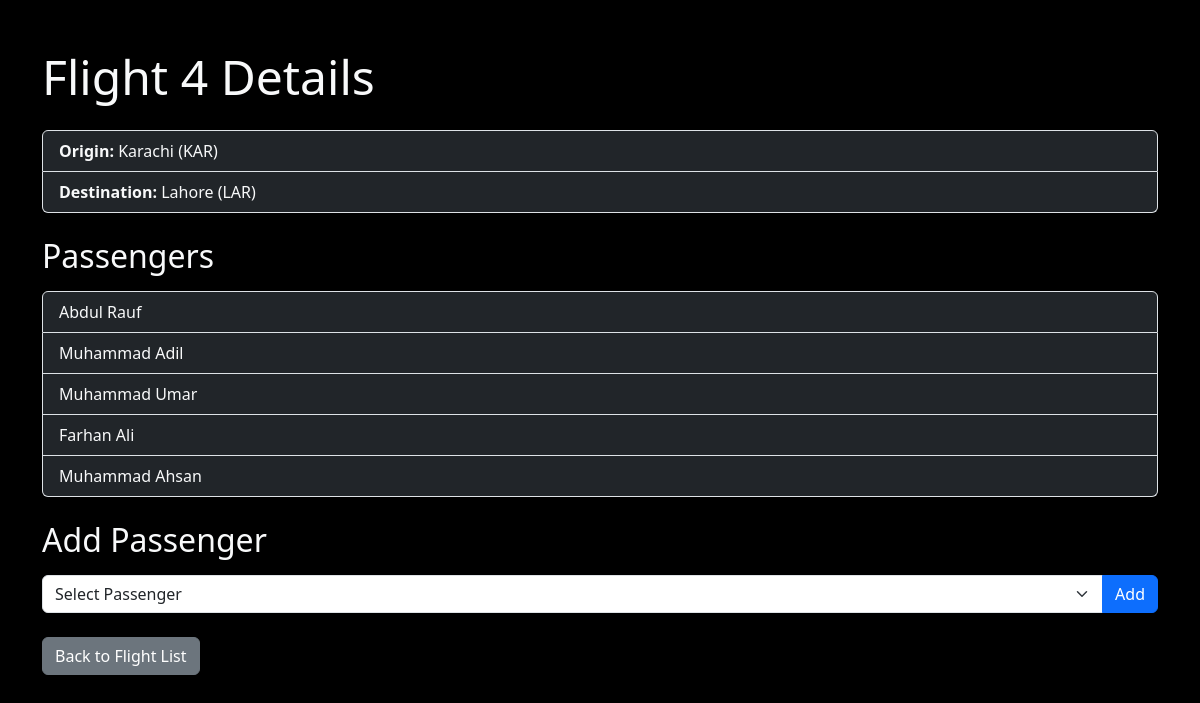
/flights/4, run on the app's committed database.
### flights/models.py (models this page shows, shortened)
class Flight(models.Model):
    origin = models.ForeignKey(Airport, on_delete=models.CASCADE, related_name="departures")
    destination = models.ForeignKey(Airport, on_delete=models.CASCADE, related_name="arrivals")
    duration = models.IntegerField()

class Airport(models.Model):
    code = models.CharField(max_length=3)
    city = models.CharField(max_length=64)
    def __str__(self):
        return f"{self.city} ({self.code})"

class Passenger(models.Model):
    first = models.CharField(max_length=64)
    last = models.CharField(max_length=64)
    flights = models.ManyToManyField(Flight , blank=True, related_name="passengers")
    def __str__(self):
        return f'{self.first} {self.last}'

### flights/views.py (the view)
# urls.py: path("<int:flight_id>", views.flight, name="flight"),
def flight(request , flight_id):
    flight = Flight.objects.get(pk=flight_id)
    return render(request, "flights/flight.html",{
        "flight":flight,
        "passengers": flight.passengers.all(),
        "non_passengers":Passenger.objects.exclude(flights=flight).all()
    })

### flights/templates/flights/flight.html (shortened to what this page needs)
{% extends "flights/layout.html" %}
{% block body %}
<div class="container my-5">
    <h1 class="display-5 text-light mb-4">Flight {{ flight.id }} Details</h1>
    <ul class="list-group mb-4">
        <li class="list-group-item bg-dark text-light">
            <strong>Origin:</strong> {{ flight.origin }}
        </li>
        <li class="list-group-item bg-dark text-light">
            <strong>Destination:</strong> {{ flight.destination }}
        </li>
    </ul>
    <h2 class="text-light mb-3">Passengers</h2>
    <ul class="list-group mb-4">
        {% for passenger in passengers %}
            <li class="list-group-item bg-dark text-light">{{ passenger }}</li>
        {% empty %}
            <li class="list-group-item bg-dark text-light">No passengers.</li>
        {% endfor %}
    </ul>
    <h2 class="text-light mb-3">Add Passenger</h2>
    <form action="{% url 'book' flight.id %}" method="post" class="mb-4">
        <div class="input-group">
            <select class="form-select" name="passenger" required>
                <option selected disabled>Select Passenger</option>
            </select>
            <button type="submit" class="btn btn-primary">Add</button>
        </div>
    </form>
    <a href="{% url 'index' %}" class="btn btn-secondary">Back to Flight List</a>
</div>
{% endblock %}

### flights/templates/flights/layout.html (style rules this page uses)
body { background-color: #000; background-size: cover; color: aliceblue; }
h1 { font-size: 3rem; font-weight: bold; margin-bottom: 40px; color: #fff; text-shadow: 2px 2px 4px rgba(0, 0, 0, 0.6); }

### data on the page
Flight: id "4", origin "Karachi (KAR)", destination "Lahore (LAR)"
Passenger: first+last "Abdul Rauf"
Passenger: first+last "Muhammad Adil"
Passenger: first+last "Muhammad Umar"
Passenger: first+last "Farhan Ali"
Passenger: first+last "Muhammad Ahsan"
